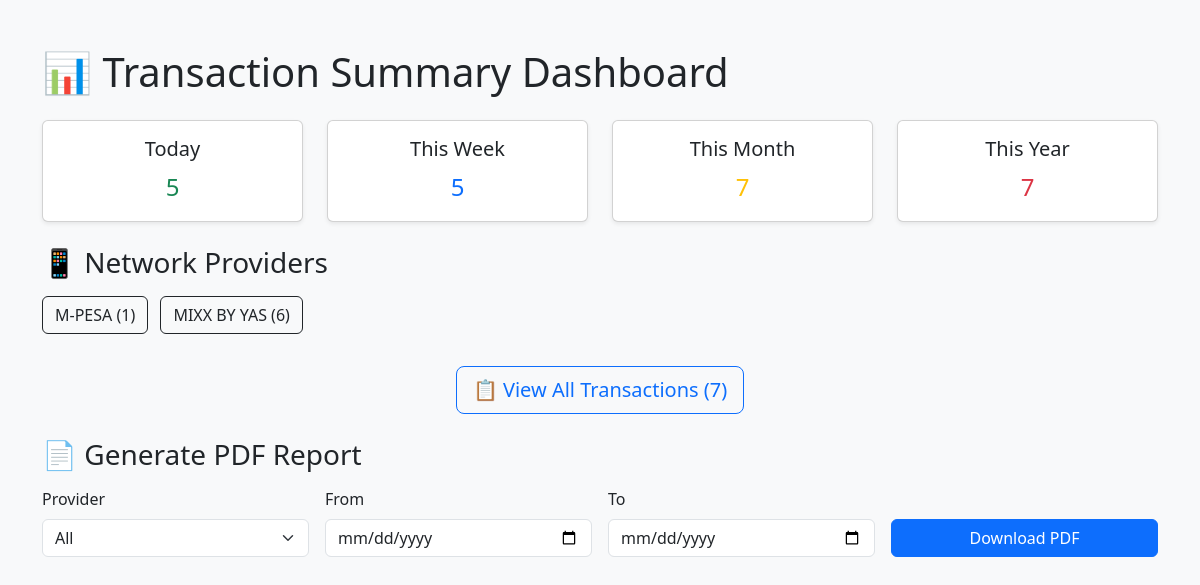
/dashboard/, run on the app's committed database.
### transactions/models.py (models this page shows, shortened)
class Transaction(models.Model):
    reference_id = models.CharField(max_length=100, unique=True)
    network_provider = models.CharField(max_length=50)
    type = models.CharField(max_length=50)
    amount = models.DecimalField(max_digits=12, decimal_places=2)
    customer_phone = models.CharField(max_length=20, null=True, blank=True)
    customer_name = models.CharField(max_length=100, null=True, blank=True)
    balance = models.DecimalField(max_digits=12, decimal_places=2, null=True, blank=True)
    transaction_fee = models.DecimalField(max_digits=10, decimal_places=2, null=True, blank=True)
    date_transaction = models.DateTimeField()
    raw_sms = models.TextField()
    sender = models.CharField(max_length=100, null=True, blank=True)
    created_at = models.DateTimeField(auto_now_add=True)
    user = models.ForeignKey(settings.AUTH_USER_MODEL, on_delete=models.CASCADE, null=True, blank=True,related_name='transactions')
    is_incomplete = models.BooleanField(default=False)

### transactions/web_views.py (the view)
# urls.py: path("dashboard/", web_views.dashboard_view, name="dashboard"),
def dashboard_view(request):
    today = datetime.now().date()
    week_start = today - timedelta(days=today.weekday())
    month_start = today.replace(day=1)
    year_start = today.replace(month=1, day=1)
    totals = {
        "today": Transaction.objects.filter(date_transaction__date=today).count(),
        "week": Transaction.objects.filter(date_transaction__date__gte=week_start).count(),
        "month": Transaction.objects.filter(date_transaction__date__gte=month_start).count(),
        "year": Transaction.objects.filter(date_transaction__date__gte=year_start).count(),
    }
    providers = (
        Transaction.objects
        .values("network_provider")
        .annotate(total=Count("id"))
        .order_by("network_provider")
    )
    total_all = Transaction.objects.count()
    context = {
        "totals": totals,
        "providers": providers,
        "total_all": total_all
    }
    return render(request, "transactions/dashboard.html", context)

### transactions/templates/transactions/dashboard.html (shortened to what this page needs)
<!DOCTYPE html>
<html>
<head>
    <link href="https://cdn.jsdelivr.net/npm/bootstrap@5.3.3/dist/css/bootstrap.min.css" rel="stylesheet">
</head>
<body class="bg-light">
<div class="container my-5">
    <h1 class="mb-4">📊 Transaction Summary Dashboard</h1>
    <div class="row text-center mb-4">
        <div class="col-md-3">
            <div class="card shadow-sm">
                <div class="card-body">
                    <h5 class="card-title">Today</h5>
                    <p class="card-text fs-4 text-success">{{ totals.today }}</p>
                </div>
            </div>
        </div>
        <div class="col-md-3">
            <div class="card shadow-sm">
                <div class="card-body">
                    <h5 class="card-title">This Week</h5>
                    <p class="card-text fs-4 text-primary">{{ totals.week }}</p>
                </div>
            </div>
        </div>
        <div class="col-md-3">
            <div class="card shadow-sm">
                <div class="card-body">
                    <h5 class="card-title">This Month</h5>
                    <p class="card-text fs-4 text-warning">{{ totals.month }}</p>
                </div>
            </div>
        </div>
        <div class="col-md-3">
            <div class="card shadow-sm">
                <div class="card-body">
                    <h5 class="card-title">This Year</h5>
                    <p class="card-text fs-4 text-danger">{{ totals.year }}</p>
                </div>
            </div>
        </div>
    </div>
    <h3 class="mb-3">📱 Network Providers</h3>
    <div class="mb-4">
        {% if providers %}
            {% for p in providers %}
                <a href="{% url 'provider_transactions' p.network_provider %}" class="btn btn-outline-dark me-2 mb-2">
                    {{ p.network_provider }} ({{ p.total }})
                </a>
            {% endfor %}
        {% else %}
            <p class="text-muted">No provider transactions stored yet.</p>
        {% endif %}
    </div>
<div class="my-4 text-center">
    <a href="{% url 'all_transactions' %}" class="btn btn-outline-primary btn-lg">
        📋 View All Transactions ({{ total_all }})
    </a>
</div>
    <h3 class="mb-3">📄 Generate PDF Report</h3>
    <form action="{% url 'generate_pdf_report' %}" method="get" class="row g-3 align-items-end">
        <div class="col-md-3">
            <label class="form-label">Provider</label>
            <select name="provider" class="form-select">
                <option value="">All</option>
            </select>
        </div>
        <div class="col-md-3">
            <label class="form-label">From</label>
            <input type="date" name="start_date" class="form-control">
        </div>
        <div class="col-md-3">
            <label class="form-label">To</label>
            <input type="date" name="end_date" class="form-control">
        </div>
        <div class="col-md-3">
            <button type="submit" class="btn btn-primary w-100">Download PDF</button>
        </div>
    </form>
</div>
</body>
</html>

### data on the page
Transaction: network_provider "M-PESA", total "1"
Transaction: network_provider "MIXX BY YAS", total "6"

### other printed values
{{ totals.today }} "5"
{{ totals.week }} "5"
{{ totals.month }} "7"
{{ totals.year }} "7"
{{ total_all }} "7"
